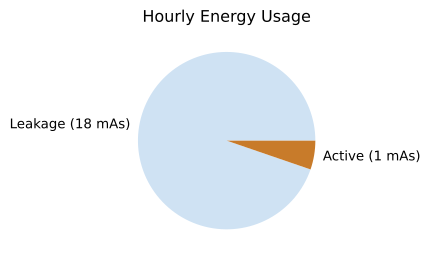

The Python source for this figure:
import os
import matplotlib.pyplot as plt
fig, ax = plt.subplots(figsize=(4,3))
ax.pie([18, 1], labels=['Leakage (18 mAs)', 'Active (1 mAs)'], colors=['#cfe2f3', '#c87b2a'])
ax.set_title('Hourly Energy Usage')
out = os.environ.get('VISUAL_OUT_PATH', 'out.svg')
plt.savefig(out, format='svg', bbox_inches='tight')
